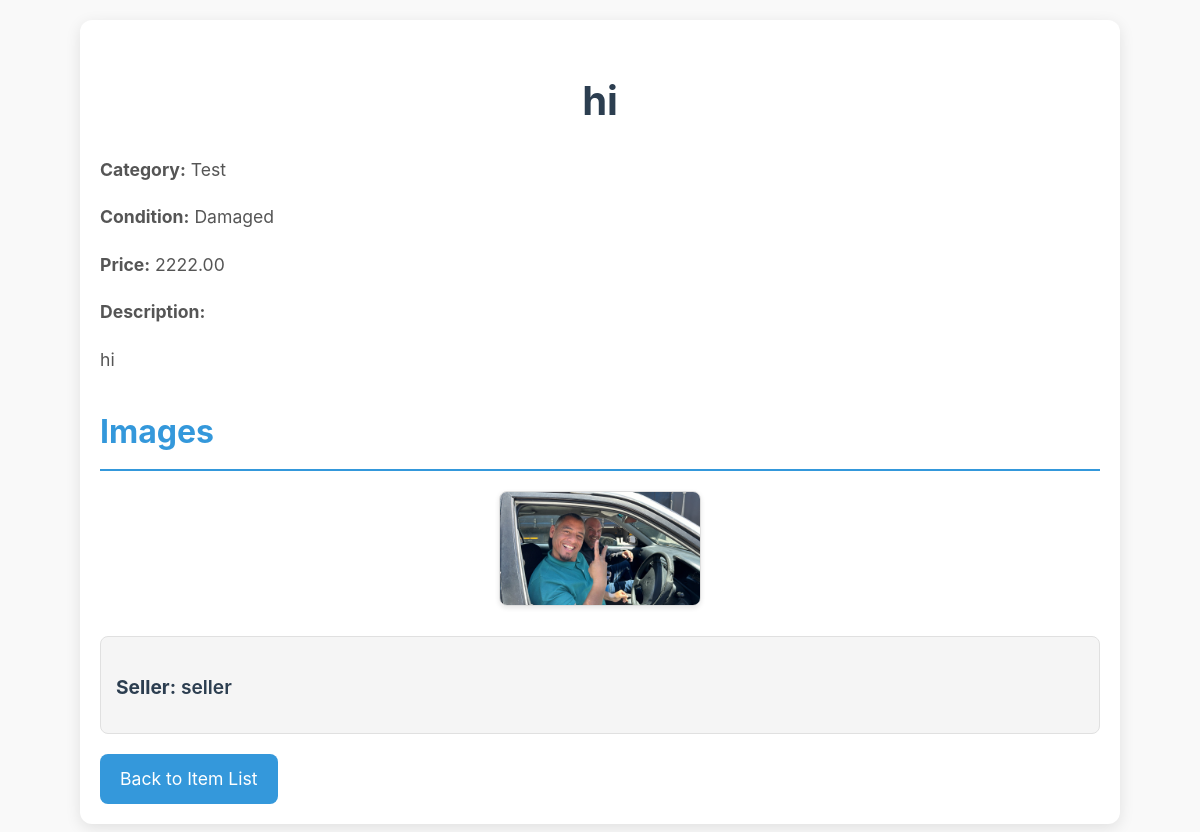
The page /item/7/ on the database its author committed.
### marketplace/models.py (models this page shows, shortened)
class Item(models.Model):
    seller = models.ForeignKey(User, on_delete=models.CASCADE)
    title = models.CharField(max_length=200)
    description = models.TextField()
    category = models.ForeignKey(Category, on_delete=models.CASCADE)
    condition = models.CharField(
        max_length=50,
        choices=[
            ('new', 'New'),
            ('like_new', 'Like New'),
            ('very_good', 'Very Good'),
            ('good', 'Good'),
            ('fair', 'Fair'),
            ('damaged', 'Damaged'),
        ],
        default='good'
    )
    price = models.DecimalField(max_digits=10, decimal_places=2)
    selling_price = models.DecimalField(max_digits=10, decimal_places=2,
                                        null=True, blank=True)  # ADD THIS LINE
    image1 = models.ImageField(upload_to='item_images/', null=True, blank=True)
    image2 = models.ImageField(upload_to='item_images/', null=True, blank=True)
    image3 = models.ImageField(upload_to='item_images/', null=True, blank=True)
    image4 = models.ImageField(upload_to='item_images/', null=True, blank=True)
    image5 = models.ImageField(upload_to='item_images/', null=True, blank=True)
    image6 = models.ImageField(upload_to='item_images/', null=True, blank=True)
    image1_thumbnail = models.ImageField(upload_to='item_thumbnails/', blank=True, null=True)
    image2_thumbnail = models.ImageField(upload_to='item_thumbnails/', blank=True, null=True)
    image3_thumbnail = models.ImageField(upload_to='item_thumbnails/', blank=True, null=True)
    image4_thumbnail = models.ImageField(upload_to='item_thumbnails/', blank=True, null=True)
    image5_thumbnail = models.ImageField(upload_to='item_thumbnails/', blank=True, null=True)
    image6_thumbnail = models.ImageField(upload_to='item_thumbnails/', blank=True, null=True)
    created_at = models.DateTimeField(auto_now_add=True)
    updated_at = models.DateTimeField(auto_now=True)
    buyer = models.ForeignKey(User, on_delete=models.SET_NULL, related_name='bought_items', null=True, blank=True)
    sold = models.BooleanField(default=False)

class Category(models.Model):
    name = models.CharField(max_length=100, unique=True)
    class Meta:
        verbose_name_plural = "Categories"

### marketplace/views.py (the view, shortened to what this page needs)
# urls.py: path('item/<int:item_id>/', views.item_detail_view, name='item_detail'),
def item_detail_view(request, item_id):
    item = get_object_or_404(Item, id=item_id)
    is_buyer = False
    item = Item.objects.get(id=item_id) # add this line
    context = {
        'item': item,
        'is_buyer': is_buyer,
    }
    return render(request, 'marketplace/item_detail.html', context)

### marketplace/templates/marketplace/item_detail.html (shortened to what this page needs)
<!DOCTYPE html>
<html>
<head>
</head>
<body>
    <div class="container">
        <h1>{{ item.title }}</h1>
        <p><strong>Category:</strong> {{ item.category.name }}</p>
        <p><strong>Condition:</strong> {{ item.get_condition_display }}</p>
        <p><strong>Price:</strong> {{ item.selling_price }}</p>
        <p><strong>Description:</strong></p>
        <p>{{ item.description|linebreaksbr }}</p>
        <h2>Images</h2>
        <div class="item-images-gallery">
            {% if item.image1 %}
                <img src="{{ item.image1.url }}" alt="{{ item.title }} - Image 1" class="item-image-detail" data-full-image="{{ item.image1.url }}">
            {% endif %}
        </div>
        <div class="seller-info">
            <p><strong>Seller:</strong> {{ item.seller.username }}</p>
        </div>
        <a href="{% url 'item_list' %}" class="back-to-list-btn">Back to Item List</a>
    </div>
</body>
</html>

### marketplace/templates/marketplace/item_detail.html (style rules this page uses)
body { font-family: -apple-system, BlinkMacSystemFont, 'Segoe UI', Roboto, Oxygen, Ubuntu, Cantarell, 'Open Sans', 'Helvetica Neue', sans-serif; margin: 0; padding: 0; background-color: #f9f9f9; color: #333; line-height: 1.7; }
.container { max-width: 1000px; margin: 20px auto; padding: 20px; background-color: #fff; border-radius: 12px; box-shadow: 0 4px 15px rgba(0, 0, 0, 0.1); }
h1 { font-size: 2.5rem; color: #2c3e50; margin-bottom: 20px; text-align: center; }
h2 { font-size: 2rem; color: #3498db; margin-top: 30px; margin-bottom: 15px; border-bottom: 2px solid #3498db; padding-bottom: 10px; }
p { margin-bottom: 15px; font-size: 1.1rem; color: #555; }
.item-images-gallery { display: flex; flex-wrap: wrap; gap: 15px; margin-top: 20px; justify-content: center; }
.item-image-detail { max-width: 20%; height: auto; border: 1px solid #ddd; border-radius: 8px; box-shadow: 0 2px 5px rgba(0, 0, 0, 0.1); transition: transform 0.3s ease-in-out, box-shadow 0.3s ease-in-out; cursor: pointer; }
.seller-info { margin-top: 30px; padding: 15px; border: 1px solid #e0e0e0; border-radius: 8px; background-color: #f5f5f5; }
.seller-info p { font-size: 1.2rem; color: #2c3e50; font-weight: 600; }
.back-to-list-btn { display: inline-block; margin-top: 20px; color: white; background-color: #3498db; padding: 10px 20px; border-radius: 8px; text-decoration: none; font-size: 1.1rem; transition: background-color 0.3s ease-in-out, transform 0.1s ease-in-out; }

### rows shown on the page
Item: title "hi", category.name "Test", condition "Damaged", selling_price "2222.00", description "hi", image1 (picture), seller.username "seller"
